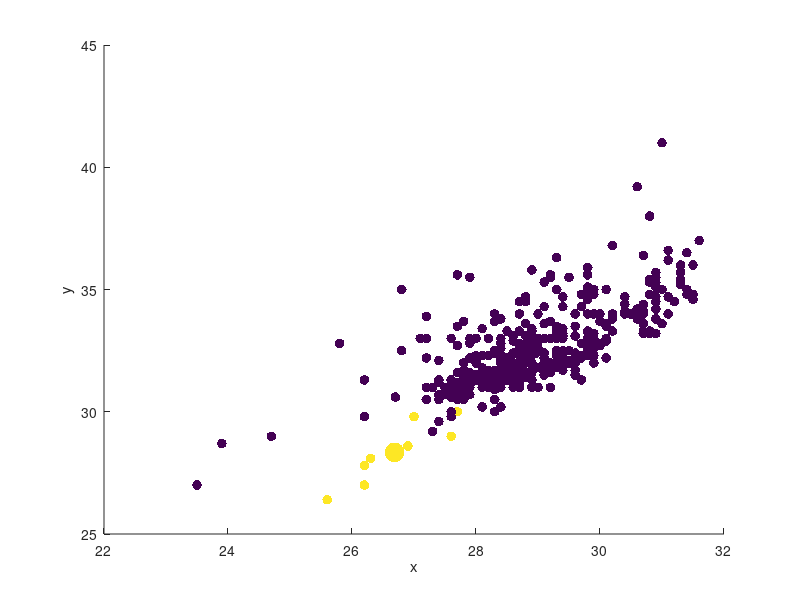
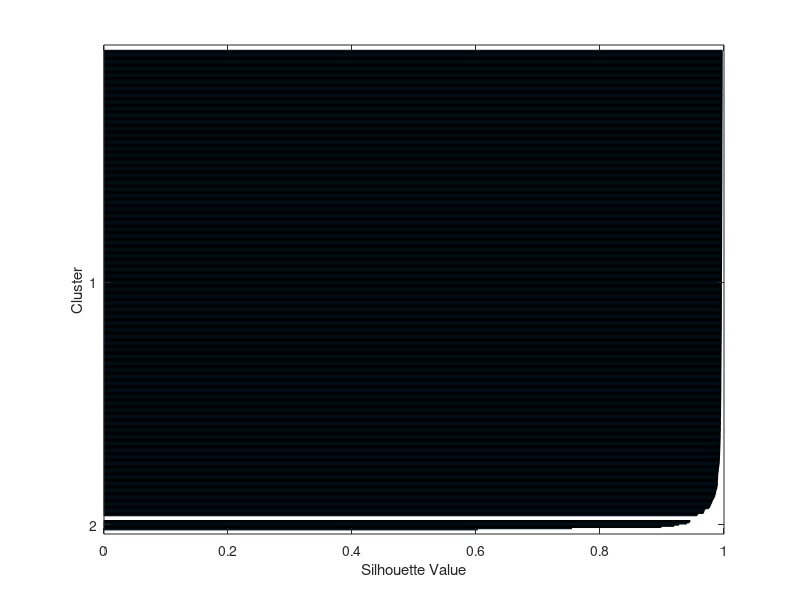

The MATLAB script that drew these images, in order:
clc
clear all
close all

%% generate sample data
K = 2;
load svs.mat
size=size(test);
numObservarations = size(1);
dimensions = size(2);

%data = rand([numObservarations dimensions]);
data=full(test);
%% cluster
opts = statset('MaxIter', 500, 'Display', 'iter');
[clustIDX, clusters, interClustSum, Dist] = kmeans(data, K, 'options',opts, ...
    'distance','sqEuclidean', 'EmptyAction','singleton', 'replicates',3);

%% plot data+clusters
figure, hold on
scatter3(data(:,1),data(:,2),data(:,3), 50, clustIDX, 'filled')
scatter3(clusters(:,1),clusters(:,2),clusters(:,3), 200, (1:K)', 'filled')
hold off, xlabel('x'), ylabel('y'), zlabel('z')

%% plot clusters quality
figure
[silh,h] = silhouette(data, clustIDX);
avrgScore = mean(silh);


%% Assign data to clusters
% calculate distance (squared) of all instances to each cluster centroid
D = zeros(numObservarations, K);     % init distances
for k=1:K
    %d = sum((x-y).^2).^0.5
    D(:,k) = sum( ((data - repmat(clusters(k,:),numObservarations,1)).^2), 2);
end

% find  for all instances the cluster closet to it
[minDists, clusterIndices] = min(D, [], 2);

% compare it with what you expect it to be
sum(clusterIndices == clustIDX);
%%  class separation
final=[clustIDX data];
sortedA = sortrows(final,1);  %# Sort the rows by the first column
[~,~,uniqueIndex] = unique(sortedA(:,1));

cellA = mat2cell(sortedA,...  
                    accumarray(uniqueIndex(:),1));  %#   into a cell array
 cellA{:}  %# Display the contents of the cells
% class1=removerows(data,(clustIDX()==1));

